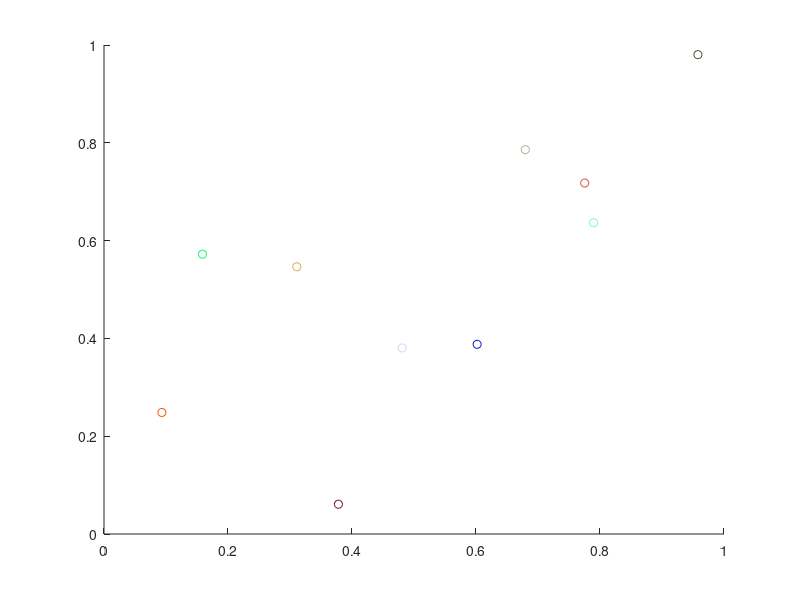

Source code (MATLAB): (Note: this script raises an error after producing the figure.)
%% Ejemplo de uso de Gif
nPo = 10;
nIter = 100;
s_NomArch = '../EjemploGif';

%%
m_x = rand(nPo,1);
m_y = rand(nPo,1);

%o_Po = plot(m_x,m_y,'o');
o_Po = scatter(m_x,m_y,[],rand(nPo,3));
o_Fig = gcf;

%%
gif([s_NomArch,'.gif'],'overwrite',true,'frame',gca,'LoopCount',1)
%gif
%
for iiTer = 1:nIter
   m_x = rand(nPo,1);
   m_y = rand(nPo,1);
   %Para plot
   %set(o_Po,'XData',m_x,'YData',m_y)
   %Para scatter
   set(o_Po,'XData',m_x,'YData',m_y,'CData',rand(nPo,3))
   %En octave para mayor velocidad hay que poner la figura activa.
   %figure(o_Fig)
   %drawnow
   %
   gif
end
%Ocatve genera unos archivos muy grandes, se puede usar https://www.freeconvert.com/gif-compressor para
%comprimirlo.
%gif('clear')
fclose all;
